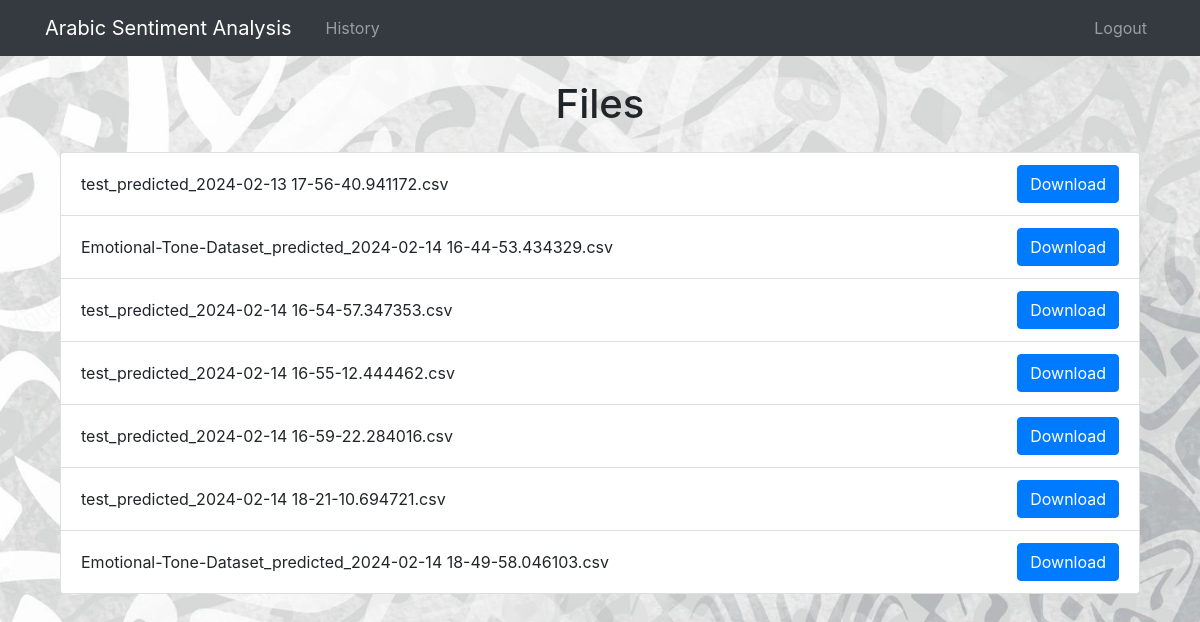
/History (signed in), run on the app's committed database.
### website/models.py (models this page shows)
class  File(db.Model):
    id = db.Column(db.Integer, primary_key=True)
    file_name = db.Column(db.String(10000))
    user_id = db.Column(db.Integer, db.ForeignKey('user.id'))

### website/views.py (the view)
@views.route('/History')
def History():
        user_files = File.query.filter_by(user_id=current_user.id).all()
        return render_template('history.html', user_files=user_files, user=current_user)

### website/__init__.py (called while the page is built)
def create_app():
    app = Flask(__name__, static_folder='static')
    app.config['SECRET_KEY'] = 'hjshjhdjah kjshkjdhjs'
    app.config['SQLALCHEMY_DATABASE_URI'] = f'sqlite:///{DB_NAME}'
    db.init_app(app)
    from .views import views
    from .auth import auth
    app.register_blueprint(views, url_prefix='/')
    app.register_blueprint(auth, url_prefix='/')
    from .models import User, File
    with app.app_context():
        db.create_all()
    login_manager = LoginManager()
    login_manager.login_view = 'auth.login'
    login_manager.init_app(app)
    @login_manager.user_loader
    def load_user(id):
        return User.query.get(int(id))
    return app

### website/templates/History.html (shortened to what this page needs)
{% extends "base.html" %}
{% block content %}
<div class="container">
    <h1 class="text-center mt-4 mb-4">Files</h1>
    <ul class="list-group">
        {% for file in user.files %}
        <li class="list-group-item d-flex justify-content-between align-items-center">
            <span>{{ file.file_name }}</span>
            <a href="{{ url_for('views.download', filename=file.filename) }}" class="btn btn-primary">Download</a>
        </li>
        {% endfor %}
    </ul>
</div>
{% endblock %}

### website/templates/base.html (style rules this page uses)
body { background-image: url('/static/ArabicBack.jpg'); background-size: cover; background-repeat: no-repeat; background-position: center; }

### data on the page
File: file_name "test_predicted_2024-02-13 17-56-40.941172.csv"
File: file_name "Emotional-Tone-Dataset_predicted_2024-02-14 16-44-53.434329.csv"
File: file_name "test_predicted_2024-02-14 16-54-57.347353.csv"
File: file_name "test_predicted_2024-02-14 16-55-12.444462.csv"
File: file_name "test_predicted_2024-02-14 16-59-22.284016.csv"
File: file_name "test_predicted_2024-02-14 18-21-10.694721.csv"
File: file_name "Emotional-Tone-Dataset_predicted_2024-02-14 18-49-58.046103.csv"
